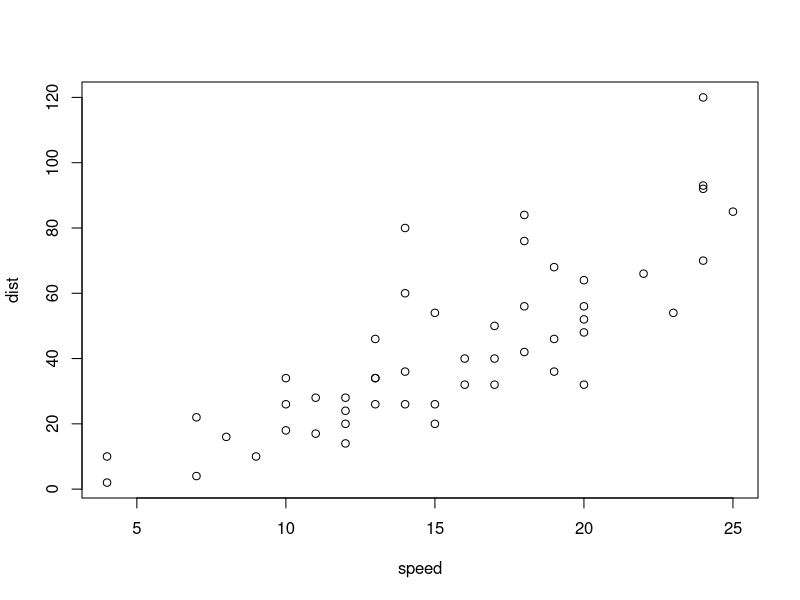
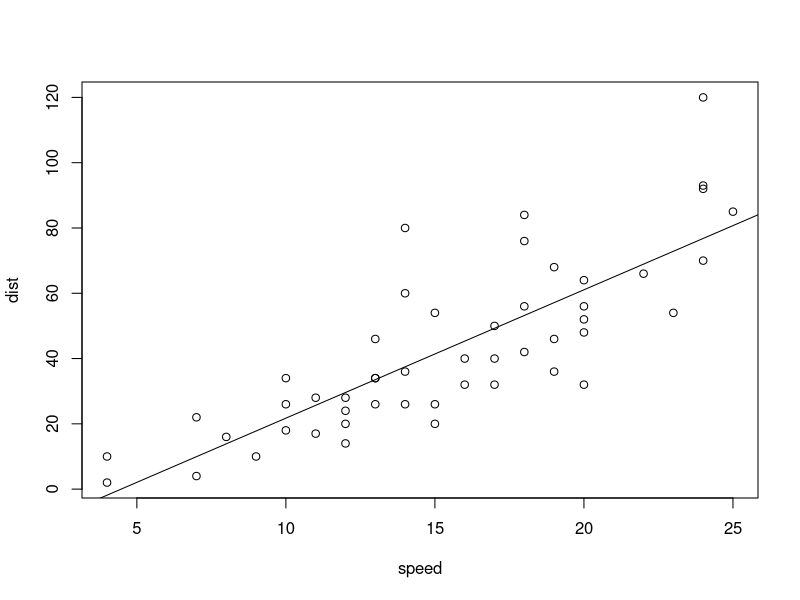

Write R code to recreate these figures, in order. (Note: this script raises an error after producing the figures.)
#
# 모델링( Modeling ) : 우리가 살고 있는 현실 세계에서 일어나는 현상을 수학식으로 표현하는 행위
#                      모델링을 통해 모델을 알아내고 나면, 모델을 이용하여 새로운 사실을 예측할 수
#                      있게 된다.
#
#       주어진 조건으로부터 변수를 뽑고 변수 사이의 관계를 나타내는 식을 구하는 과정을 모델링으로 
#       볼 수 있다.
#       모델을 가지고 있으면 예측이 가능하다.
#
#       데이터 과학의 세계에서는 문장으로 기술된 조건이 주어지는 대신, 데이터가 주어진다.
#       이 데이터로부터 모델을 알아내야 하는데, 주어진 데이터를 훈련 집합( training set )이라 한다.
#
#       데이터 과학에서 독립 변수 x를 설명 변수( explanatory variable ), 특징( feature )
#       종속 변수 y를 반응 변수( response variable ), 레이블( label )
#       x가 입력되면 y를 맞추어야 하는 문제로 볼 수 있으므로 y를 그라운드 트루스( ground truth, 정답 )로 간주
#
#       데이터 과학에서 모델링이란 훈련 집합을 이용하여 최적의 모델을 찾아내는 과정이다.
#
#       y = Wx + b
#
#       1. 선형 방정식 선택: 모델 선택( model selection )
#          W, b 를 계수( coefficient )라 부르고 데이터 과학에서는 매개변수( parameter )
#          모델 선택 직후에는 최적의 매개변수가 정해지지 않은 모델을 가지고 있다.
#
#       2. 훈련 집합을 적용하여 매개변수를 결정
#          훈련 집합을 가장 잘 설명하는 촤적의 매개변수 값을 알아내는 과정을 모델 적합( model fitting )
#          모델 적합을 학습( learning ) 또는 훈련( training )
#          모델 적합을 마치면 배개변수 값이 정해져 고정된다. 
#          매개변수가 정해진 모델을 가지게 되었으므로 예측이 가능하다.
#
#       3. 예측은 훈련 집합에 없는 새로운 샘플이 주어지면 모델을 가지고 레이블을 추정하는 과정이다.
#          주어지는 정보는 특징 x 이고 추정해야 할 것은 레이블 y 다. 
#
#       4. 모델을 완성한 후에는 모델의 품질을 평가해야 하는데, 모델 품질은 주로 모델이 범하는 오류로 
#          측정한다.
#
# 훈련 집합을 가지고 모델을 구하는 일을 '회귀 문제( regression problem )를 푼다'고 표현하거나
# '회귀 분석을 한다'고 표현하기도 한다. 회귀는 통계학에서 유래된 용어인데, 독립 변수가 변할 때
# 종속 변수가 어떻게 변하는지를 수식으로 표현하는 작업이다.
#
# 현실 세계는 불확실성과 측정 오차가 가득하다.
#
# 회귀분석( Regression Analysis )
#       관찰된 연속형 변수들에 대해 두 변수 사이의 모형을 구한뒤 적합도를 측정해 내는 분석 방법
#       
#       회귀분석은 시간에 따라 변화하는 데이터나 어떤 영향, 가설적 실험, 인과 관계의 모델링등의 
#       통계적 예측에 이용될 수 있다. 
#
#       그러나 많은 경우 가정이 맞는지 아닌지 적절하게 밝혀지지 않은 채로 이용되어 그 결과가 
#       오용되는 경우도 있다. 
#       특히 통계 소프트웨어의 발달로 분석이 용이해져서 결과를 쉽게 얻을 수 있지만 
#       적절한 분석 방법의 선택이였는지 또한 정확한 정보 분석인지 판단하는 것은 연구자에 달려 있다.
#
# 단순선형 회귀분석( simple linear regression analysis )
#   독립변수와 종속변수와의 관계가 선형으로 표현
#
#   주식 시세에 영향을 미치는 요인들, 즉 기업 매출액, 원유가격, 국제정세, 정부정책발표등을
#   독립변수( independent variable, 설명변수 explanatory variable )
#
#   독립변수의 영향에 따라 값이 결정되는 주식 시세를 
#   종속변수( dependent variable, 반응변수 response variable )
#
#   독립변수에 해당하는 자료와 종속변수에 해당하는 자료를 모아 관계를 분석하고 이를 예측에
#   사용할 수 있는 통계적 방법으로 정리한 것을 예측모델( prediction model ) 또는 예측모형
#
#   데이터 분석의 중요 분야 중 하나가 예측모델을 만드는 것
#
#   회귀분석( regression analysis )이란 회귀 이론을 기초로 독립변수(설명변수)가
#   종속변수(반응변수)에 미치는 영향을 파악하여 예측모델을 도출하는 통계적 방법
#
#   예측모델을 도출할 때 회귀 이론에 기초하기 때문에 회귀모델이라한다.
#
#   회귀모델에서는 독립변수(들)와 종속변수 사이의 관계가 수학식의 형태로 표현되기 때문에
#   이 관계식을 회귀식( regression equation )이라 한다.
#
#   회귀식에서는 일반적으로 독립변수는 x로, 종속변수는 y로 표현된다.
#   회귀모델을 구하는 이유는 회귀모델을 통해서 종속변수를 예측할 수 있기 때문이다.
#
#   회귀분석 종류
#
#   단순회귀( simple regression ) : 독립변수의 수가 하나인 경우
#   다중회귀( multiple regression ) : 독립변수의 수가 두 개 이상인 경우
#
#   단순선형 회귀분석( simple linear regression analysis ) 
#     : 독립변수( x )와 종속변수( y ) 사이의 선형관계를 파악하고 이를 예측에 활용하는 통계적 방법
#
#   단순선형 회귀모델 또는 단순선형 회귀식은 1차식 형태
#       y = Wx + b( W, b는 상수 )
#         상수인 W, b를 찾는 것이 단순선형 회귀의 1차적인 목표가 된다.
#
#         W(기울기), b는 어떻게 찾을 수 있을까? 이 문제를 해결하려면 x, y로 구성된 데이터가 있어야 한다.
#         즉 수집된 데이터를 관찰하여 관계식을 만들어야 하는 것이다.
#         현재 수집된 데이터의 추세를 가장 잘 반영할 수 있는 W와 b를 찾는 것이 단순선형 회귀의 목표
#
# 주행거리와 제동거리 사이의 회귀모델
str( cars )
head( cars )

plot( dist~speed, data = cars )     # 산점도를 통한 선형 관계 확인
plot( cars )

model <- lm( dist~speed, cars )     # 회귀모델 구하기, 종속(반응)변수~독립(설명)변수 순서로 지정
model
#Call:
#  lm(formula = dist ~ speed, data = cars)
#
#Coefficients:
#  (Intercept)        speed  
#-17.579        3.932  
#
# Coefficients내용이 중요 (Intercept)하단이 b에 해당, speed 하단이 W에 해당
# 회귀식은 dist = 3.932 x speed - 17.579
#
# 편차(Deviation) : 관측치가 평균으로부터의 떨어져 있는 정도, 즉 평균과의 차이
# 오차(Error) : 예측하기 위하여 추정된 값과 실제값의 차이, 즉 예측값이 정확하지 못한 정도
# 잔차(residual) : 평균이 아니라 회귀식 등으로 추정된 값과의 차이, 즉 추정된 값이 설명할 수 없어서
#                  아직도 남아있는 편차, 잔차는 편차의 일부분
#
abline( model )                     # 회귀선을 산점도에 표시

coef( model )                       # 매개변수( 계수 ) - W, b의 값
cars
fitted( model )                     # 훈련 집합에 있는 샘플에 대한 예측값
residuals( model )                  # 잔차를 알려줌
                    # 모델에 대한 오차 분석시 평균 제곱 오차(MES)법 사용
deviance( model ) / length( speed ) # 잔차 제곱합을 평균 제곱 오차(MES mean squared error)로 변환해서 출력

summary( model )                    # 모델의 상세내용
#
#Call:
#  lm(formula = dist ~ speed, data = cars)
#
#Residuals:   -> 잔차
#  Min      1Q  Median      3Q     Max 
#-29.069  -9.525  -2.272   9.215  43.201 
#
#Coefficients:                                          lm()이 사용하는 귀무가설 독립변수x와 종속변수y
#                                                       가 아무 관련이 없다, 두 변수는 관련이 있다는
#                                                       대립가설이 받아들여진다.
#         Estimate Std.  Error   t value Pr(>|t|)    -> 모델의 계수, 유의수준을 0.05로 설정하였을 겨우
#(Intercept) -17.5791     6.7584  -2.601   0.0123 *           -> W   p-값을 통해 대립/귀무 가설에 대한
#  speed         3.9324     0.4155   9.464 1.49e-12 ***       -> b   판단
#  ---
#  Signif. codes:  0 ‘***’ 0.001 ‘**’ 0.01 ‘*’ 0.05 ‘.’ 0.1 ‘ ’ 1
#
#Residual standard error: 15.38 on 48 degrees of freedom
#Multiple R-squared:  0.6511,	Adjusted R-squared:  0.6438 
#F-statistic: 89.57 on 1 and 48 DF,  p-value: 1.49e-12
#
#
# t-검정과 분산 분석
#
# 평균은 클수록, 분산은 작을수록, 데이터의 크기가 클수록 믿음은 커진다.
# 위의 세 가지 값을 하나로 묶은 값을 t-통계량(t-statistics) 또는 t-값(t-value)
# t-값인 크면(평균이 커지고, 분산이 작아지고, 데이터가 많아질수록) 대립 가설에 대한 믿음이 강해지고
#       귀무 가설에 대한 믿음이 약해진다.
# t-값이 작으면 대립 가설에 대한 믿음은 약해지고 귀무 가설에 대한 믿음은 강해진다.
# 믿음이 강해진다는 통계학에서 '통계학적으로 유의미하다(statistically significant)'라고 표현
#
# 데이터를 통해 '대립가설이 통계학적으로 유의미하다'라는 것을 증명하는 확인하는 작업을 t-검정(t-test)이라 함
#
# '귀무가설이 참이라고 가정했을 때, 표본으로 부터 얻어지는 통계치(예:표본통계)가 나타날(관측될) 확률'을
# 계산한다. 이때 계산된 확률값을 p값이라고 한다.
# p값이 매우 낮으면, 이러한 표본 통계값은 우연히 나타나기 어려운 케이스이기 때문에, 우리는 귀무가설을
# 채택하지 않고(기각하고), 대안적인 가설, 즉 대립가설을 채택하게 된다.
# 
# 가설( Hypothesis ) : 진실이라고 학증할 수는 없지만 '아마도 그럴 것이다'라는 잠정적인 주장
#        연구하고자 하는 대상이 나타내는 현상을 관찰한 후에, 그 현상을 설명하는 가설을 설정
#        가설을 통계적인 방식으로 검정하는 것을 통계적 가설검정( Hypothesis testing )
#
# 통계에서 쓰이는 가설은 우리가 알고싶어하는 '어떤 모집단의 모수(예: 평균, 분산등)에 대한 잠정적인 주장'
#
# 귀무가설( Null hypothesis: H0 ) : 모집단의 특성에 대해 옳다고 제안하는 잠정적인 주장
#             '~와 차이가 없다, ~의 효과는 없다, ~와 같다'라는 형식
#
# 대립가설( Alternative hypothesis : H1 ) : 귀무가설이 거짓이라면 대안적으로 참이 되는 가설
#             '~와 차이가 있다, ~와 효과는 있다, ~와 다르다'라는 형식
#
#

coef( model )[ 1 ]                  # b값 출력
coef( model )[ 2 ]                  # W값 출력

# 주행속도에 따른 제동거리 구하기
b <- coef( model )[ 1 ]
W <- coef( model )[ 2 ]

#
# 모델에 대한 예측, 예측은 predict()사용
#
speed <- 21.5                       # 주행속도
dist <- W * speed + b
dist                                # 제동거리

df <- data.frame( speed = c( 21.5 ) )
predict( model, df )


speed <- 30                         # 주행속도
dist <- W * speed + b
dist                                # 제동거리

df <- data.frame( speed = c( 30 ) )
predict( model, df )

speed <- 35                         # 주행속도
dist <- W * speed + b
dist                                # 제동거리

speed <- 40                         # 주행속도
dist <- W * speed + b
dist                                # 제동거리

df <- data.frame( speed = c( 21.5, 25.0, 25.5, 26.0, 26.5, 27.0, 27.5, 28.0 ) )
predict( model, df )
plot( df$speed, predict( model, df ), col = 'red', cex = 2, pch = 20 )
abline( model )


# 여기서 구한 단순선형 회귀모델을 예측에 활용할 때 기억할 사항은
# 예측한 값이 실제값과 오차가 있을 수 있다는 것이다.
#
# 단순선형 회귀모델은 1차식의 형태이므로 우리가 예측한 값은 모두 선 위에 위치하게 되지만
# 실제값은 선에서 떨어져 있다. 이 차이가 예측값과 실제값 사이의 오차이다.
#
# 단순선형 회귀식은 예측값과 실제값 사이의 오차를 최소화아는 식이지만 오차가 없을 수는 없다.
# 따라서 회귀식을 통해 구한 값은 실제와 어느 정도 오차가 있을수 있는 '예측값'이라는 사실을 기억하고
# 실제 업무에 활용해야 한다.
#
# 예상 제동거리, 실제 제동거리, 오차 구하기
speed <- cars[ , 1 ]
pred <- W * speed + b
pred

compare <- data.frame( pred, cars[ , 2 ], pred-cars[ ,2 ] )
compare

colnames( compare ) <- c( '예상', '실제', '오차' )
head( compare )

# 
# 고차 다항식 적용과 분산 분석( ANOVA ANalysis Of Variance )
# 
# lm()은 기본적으로 1차 방정식, 즉 직선을 사용하지만 poly라는 옵션을 사용하면 고차 방정식 적요
# lm()의 수식을 dist~poly( speed, i )로 설정하여 speed을 항으로 갖는 i차 방정식을 사용
# 

plot( cars, xlab = '속도', ylab = '거리' )
x = seq( 0, 25, length.out = 200 )          # 예측할 지점
for ( i in 1:4 ) {
  m = lm( dist~poly( speed, i ), data = cars )
  assign( paste( 'm', i, sep = '.' ), m )   # i차 모델 m을 m.i라 부름
  lines( x, predict( m, data.frame( speed = x ) ), col = i ) # m으로 예측한 결과를 겹쳐 그림
}

# 분산 분석
# anova()는 모델이 하나만 주어질 경우 t-검정처럼 독립 변수와 종속 변수의 관련성에 대해 통계적
# 유의성을 확인해준다.
# 분산 분석 결과에서 Pr(>F), 즉 p-값은 모두 0.05보다 커서 통계적으로 차이가 없다고 판정할 수 있다.
# 따라서 이 데이터에서는 가장 단순한 1차 모델, 즉 m.1을 사용하는 것이 현명한다.
anova( m.1, m.2, m.3, m.4 )



#
# 모델의 통계량 해석
#
# cars 데이터셋을 모델링한 결과 speed 계수의 p-값이 1.49e-12로 0.05보다 매우 작은 값이다.
# 통계적으로 유의미한 모델링이 되었음을 확인할 수 있다.
# 다만 (Intercept)라고 표시된 절편의 p-값이 0.0123으로 높은편이다. 이 현상은 점들이 상하로
#      퍼져 있어 절편에 대한 오차가 크기 때문에 나타난다.
str( cars )
head( cars )
car_model = lm( dist~speed, data = cars )
coef( car_model )
plot( cars )
abline( car_model, col = 'red' )
summary( car_model )

# women 데이터셋을 모델링한 결과 height 계수의 p-값이 1.49e-12로 0.05보다 매우 작은 값이다.
# 통계적으로 유의미한 모델링이 되었음을 확인할 수 있다.
# (Intercept)라고 표시된 절편의 p-값이 1.71e-09로 매우 작다.
# women 데이터 모델은 cars 데이터 모델보다 더 정확하게 예측할 성이라고 이해하면 된다.
str( women )
head( women )
women_model = lm( weight~height, data = women )
coef( women_model )
plot( women )
abline( women_model, col = 'red' )
summary( women_model )


#
# 다중선형 회귀분석( multiple linear regression analysis )
#
# 다중선행 회귀모델 : 여러 개의 독립변수를 다루는 회귀보델
#
#     어떤 결과에 영향을 미치는 요인이 하나이기 보다는 여러 개인 경우가 대부분
#
#   y = B0 + B1X1 + B2X2 + B3X3 + ... + BnXn
#
#   독립변수가 n개인 다중선형 회귀에서는 주어진 자료를 이용행 B0, B1, B2, B3, ... , Bn의 값을
#   알아내는 것이 과제이다.
#
library( tidyverse )
library( car )

str( Prestige )
head( Prestige )

# Prestige 데이터셋에서 행의 이름은 직군
#   education : 교육연수( 독립변수 )
#   income : 연봉( 종속변수 )
#   women : 여성의 비율( 독립변수 )
#   prestige : 직군에 대한 평판도( 독립변수 )

newdata <- Prestige[ , c( 1:4 ) ]             # 회귀식 작성을 위한 데이터 준비
newdata

plot( newdata, pch = 16, col = 'blue',        # 산점도를 통해 변수 간 관계 확인 
      main = 'Matrix Scatterplot' )

mod1 <- lm( income~education + prestige + women, data = newdata ) # 회귀식 도출
#   ~앞에 있는 것이 종속변수, ~뒤가 독립변수, 독립변수가 여러 개이면 + 로 연결

summary( mod1 )
# 
# income = ( -253.850 ) + ( 177.199 x education ) + ( 141.435 x prestige ) - ( 50.896 x women )
# 13762.26(평규연봉) = ( -253.850 ) + ( 177.199 x 9.5년 ) + ( 141.435 x 평판도 80 ) - ( 50.896 x 20%여성비율 )
#
# 결과의 coefficients(계수) 파트에서 estimate부분이 중요한 부분이다.
#
#Call:
#  lm(formula = income ~ education + prestige + women, data = newdata)
#
#Residuals:
#  Min      1Q  Median      3Q     Max 
#-7715.3  -929.7  -231.2   689.7 14391.8 
#
#Coefficients:
#  Estimate Std. Error t value Pr(>|t|)             아래 *는 해당변수가 종속변수를 설명하는 데 
#                                                            얼마나 중요한 변수인가 나타낸다.
#(Intercept) -253.850   1086.157  -0.234    0.816             회귀식에서 상수항 B0의 값
#education    177.199    187.632   0.944    0.347             독립변수 education의 계수값
#prestige     141.435     29.910   4.729 7.58e-06 ***         독립변수 prestige의 계수값, 
#  women        -50.896      8.556  -5.948 4.19e-08 ***       독립변수 women의 계수값
#  ---
#  Signif. codes:  0 ‘***’ 0.001 ‘**’ 0.01 ‘*’ 0.05 ‘.’ 0.1 ‘ ’ 1
#
#Residual standard error: 2575 on 98 degrees of freedom
#Multiple R-squared:  0.6432,	Adjusted R-squared:  0.6323  -> 모델의 설명력을 나타내며 0~1 사이의 값을 갖는다.
#                                                    이 값이 클수록 구한 회귀모델이 현실을 잘 설명할 수 있다는 뜻
#                                                    회귀모델이 현실을 잘 설명할 수 있다는 것은 회귀모델에
#                                                    의한 예측값과 실제 측정값 사이의 오차가 적다는 뜻
#                                                    설명력 0.6323 모델이 현실을 63% 정도 설명할 수 있다는 뜻
#F-statistic: 58.89 on 3 and 98 DF,  p-value: < 2.2e-16
#                                   p-value(유의수준) 값은 구한 회귀모델이 의미있는 모델인지, 혹은
#                                     신뢰할 수 있는 모델인지를 나타내은 것, 
#                                     일반적으로 p-value < 0.05이면 이 모델의 신뢰수준이 95%이상임을 의미
#
# 다중선형 회귀모델에서 변수 선택
#
# 다중선형 회귀모델에서는 종속변수를 설명하는 데 도움이 되는 독립변수가 도수 존재한다.
# 그런데 모든 독립변수가 종속변수를 설명하는 데 동일하게 기여하는 것은 아니다.
# 어떤 변수는 기여도가 높고, 어떤 변수는 기여도가 낮다.
#
# 기여도가 낮거나 거의 없는 변수들은 모델에서 제외 하는 것이 좋다.
# 적은 변수를 이용해 현실을 설명할 수 있는 것이 좋은 모델이기 때문
# R에서는 모델에 기여하는 변수들을 선별할 수 있는 stepAIC()를 제공
#
# Prestige 데이터셋에서 education, women, prestige, census 변수중 income 예측하는 데 도움되는 변수 선별
library( MASS )         # stepAIC()

newdata2 <- Prestige[ , c( 1:5 ) ]
head( newdata2 )

mod2 <- lm( income~education + prestige + women + census, data = newdata2 )
#           income~. 과 같이 간단히 표시할 수 있다. 
#             여기서 .의 의미는 income을 제외한 나머지 모두 독립변수라는 의미
mod2

mod3 <- stepAIC( mod2 )     # 모델에 기여하는 변수 선택
# stepAIC()는 mod2에서 불필요한 변수를 제거해 나가는 방식으로 작업
# 
#
#Start:  AIC=1607.93
#income ~ education + prestige + women + census   -> step 진행사 사용한 변수
#
#Df Sum of Sq       RSS    AIC
#- census     1    639658 649654265 1606.0
#- education  1   5558323 654572930 1606.8
#<none>                   649014607 1607.9
#- prestige   1 143207106 792221712 1626.3
#- women      1 212639294 861653901 1634.8
#
#Step:  AIC=1606.03
#income ~ education + prestige + women            -> step 진행사 사용한 변수
#
#Df Sum of Sq       RSS    AIC
#- education  1   5912400 655566665 1605.0
#<none>                   649654265 1606.0
#- prestige   1 148234959 797889223 1625.0
#- women      1 234562232 884216497 1635.5
#
#Step:  AIC=1604.96
#income ~ prestige + women                        -> step 진행사 사용한 변수
#
#Df Sum of Sq        RSS    AIC
#<none>                   655566665 1605.0
#- women     1 234647032  890213697 1634.2
#- prestige  1 811037947 1466604612 1685.1
#
# 위 과정에서 제거된 변수가 education과 census이고 남은 변수가 prestige와 women이다.

mod3          # 결과 확인 
#Call:
#  lm(formula = income ~ prestige + women, data = newdata2)
#
#Coefficients:
#  (Intercept)     prestige        women  
#431.57       165.87       -48.38  

summary( mod3 )       # 회귀모델 상세 내용 확인
#Call:
#  lm(formula = income ~ prestige + women, data = newdata2)  -> prestige와 women만을 이요해서 모델구성
#
#Residuals:
#  Min      1Q  Median      3Q     Max 
#-7620.9 -1008.7  -240.4   873.1 14180.0 
#
#Coefficients:
#  Estimate Std. Error t value Pr(>|t|)    
#(Intercept)  431.574    807.630   0.534    0.594         
#prestige     165.875     14.988  11.067  < 2e-16 ***
#  women        -48.385      8.128  -5.953 4.02e-08 ***
#
#     -> 회귀식 income = 431.574 + (165.78 x prestige) - (48.385 x women)
#
#  ---
#  Signif. codes:  0 ‘***’ 0.001 ‘**’ 0.01 ‘*’ 0.05 ‘.’ 0.1 ‘ ’ 1
#
#Residual standard error: 2573 on 99 degrees of freedom
#Multiple R-squared:   0.64,	Adjusted R-squared:  0.6327 -> 주의깊게 볼값
#
#       변수 2개 사용한 모델 : 0.6327, 변수 3개 사용한 모델 : 0.6323 으로
#       변수 2개 사용한 모델이 설명력이 더 높다.
# 
#F-statistic: 87.98 on 2 and 99 DF,  p-value: < 2.2e-16
#
#
# 로지스틱 회귀분석( Logistic regression )
#           회귀모델에서 종속변수의 값의 형태가 연속형 숫자가 아닌 범주형 값인 경우를 다루는 통계적방법
#
# 일반적인 회귀분석은 종속변수가 연속형 값인 경우데 대한 예측모델 개발을 다룰때 사용
# 어떤 경우는 예측 대상이 되는 값이 범주형 값인 경우도 있다.
#
# 주어진 데이터로부터 어떤 범주를 예측하는 분야를 회귀와 구분하여 분류(classification)라고 한다.
# 분류문제를 회귀의 방법으로 해결하고자 개발된 것이 로지스틱 회귀이다.
#
# 로지스틱 회귀도 기본적으로 회귀 기법이기 때문에 종속변수가 숫자로 표현되어야 한다.
#           예로 YES와 NO는 0과 1로, setosa, versicolor, virginica는 1, 2, 3과 같이 숫자로 바꾼 후에
#                로지스틱 회귀를 적용해야한다.
#
#
# iris를 이용한 로지스틱 회귀
iris.new <- iris
iris.new$Species <- as.integer( iris.new$Species )    # 범주형 자료를 정수로 변환
head( iris.new )

mod.iris <- glm( Species~., data = iris.new )         # 로지스틱 회귀모델 도출
summary( mod.iris )                                   # 회귀모델의 상세 내용 확인 
#Call:
#  glm(formula = Species ~ ., data = iris.new)
#
#Deviance Residuals: 
#  Min        1Q    Median        3Q       Max  
#-0.59215  -0.15368   0.01268   0.11089   0.55077  
#
#Coefficients:    -> 이 항목으로 회귀식을 구할 수 있다. 
#              Species = 1.18650 - ( 0.11191 x Sepal.Length ) - ( 0.04008 x Sepal.Width ) +
#                        ( 0.22865 x Petal.Length ) + ( 0.60925 x Petal.Width )
#  Estimate Std. Error t value Pr(>|t|)    
#(Intercept)   1.18650    0.20484   5.792 4.15e-08 ***    
#  Sepal.Length -0.11191    0.05765  -1.941   0.0542 .      기여도가 낮음
#Sepal.Width  -0.04008    0.05969  -0.671   0.5030          품종 예측에 있어서 거의 도움이 되지 않는 변수
#Petal.Length  0.22865    0.05685   4.022 9.26e-05 ***      품종 예측에 중요변수
#  Petal.Width   0.60925    0.09446   6.450 1.56e-09 ***    품종 예측에 중요변수
#  ---
#  Signif. codes:  0 ‘***’ 0.001 ‘**’ 0.01 ‘*’ 0.05 ‘.’ 0.1 ‘ ’ 1
#
#(Dispersion parameter for gaussian family taken to be 0.04800419)
#
#Null deviance: 100.0000  on 149  degrees of freedom
#Residual deviance:   6.9606  on 145  degrees of freedom
#AIC: -22.874
#
#Number of Fisher Scoring iterations: 2
#
# 회귀모델을 통해 다음 iris 데이터셋 첫번째 행의 품종을 예측
#
# Sepal.Length  Sepal.Width Petal.Length  Petal.Width
#       5.1         3.5         1.4           0.2
#
# Species = 1.18650 - ( 0.11191 x Sepal.Length ) - ( 0.04008 x Sepal.Width ) +
#          ( 0.22865 x Petal.Length ) + ( 0.60925 x Petal.Width )
#         = 1.18650 - ( 0.11191 x 5.1 ) - ( 0.04008 x 3.5 ) + ( 0.22865 x 1.4 ) + ( 0.60925 x 0.2 )
#         = 0.917439
#
# 품종을 예측한 결과가 1, 2, 3과 같은 정수가 아니 0.917439가 도출되었다.
# 로지스틱 회귀식에 의한 결과는 이와 같이 정수가 아닌 실수가 도축된다.
# 이 결과에 대해 약간의 해석이 필요한데 0.917439와 가장 가까운 수치 1이 우리가 예측하고자 하는 값이다.
# 일반화해서 소수 첫째 자리에서 반올림한 값이 예측값이 된다.
#
#
# 로지스틱 회귀모델을 이용한 예측
#
# 예측 대상 데이터 생성(data frame)
unknown <- data.frame( rbind( c( 5.1, 3.5, 1.4, 0.2 ) ) )
names( unknown ) <- names( iris )[ 1:4 ]
unknown              # 예측 대상 데이터

pred <- predict( mod.iris, unknown )  # 품종 예측
pred                                  # 예측 결과
round( pred, 0 )                      # 예측 결과 출력( 소수 첫째 자리에서 반올림 )

# 실제 품종명 알아보기
pred <- round( pred, 0 )
pred
levels( iris$Species )
levels( iris$Species )[ pred ]

#
# 다수의 데이터에 대한 예측
#
# 예측 대상 데이터가 여러 개인 경우에도 유사한 방법으로 예측할 수가 있다.
# 예측 대상 데이터가 10개라면 예측 결과도 10개가 도출된다.
#
test <- iris[ , 1:4 ]                 # 예측 대상 데이터 준비
#
# 예측모델을 만들 때 사용하는 데이터는 훈련 데이터( training data )
# 예측대상이 되는 데이터를 테스트 데이터( test data )
#
pred <- predict( mod.iris, test )     # 모델을 이용한 예측
pred <- round( pred, 0 )
pred                                  # 예측 결과

answer <- as.integer( iris$Species )  # 실제 품종 정보
pred == answer                        # 예측 품종과 실제 품종이 같은지 비교
acc <- mean( pred == answer )         # 예측 정확도 계산
acc                                   # 예측 정확도, 0.9733333이면, 100개의 품종 예측시 97개는 정확히 예측
#
# 실제 모델 개발시에는 학습용 데이터와 테스트용 데이터는 서로 다른 것을 사용한다.
# 

